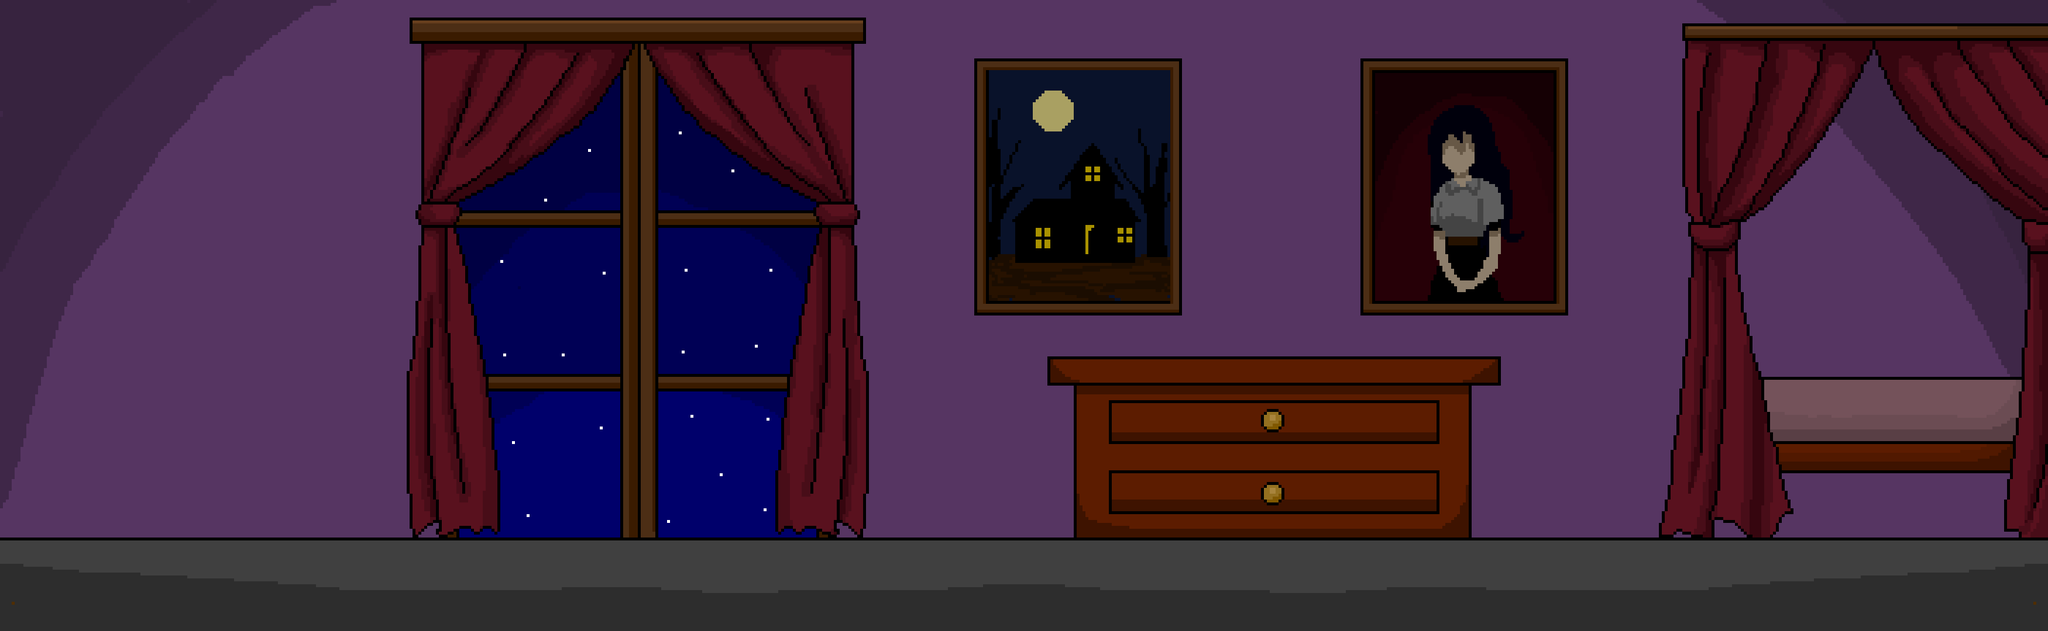

Tiled map render using the project's own tile images. Description and the map definition, with tile-layer contents summarised, below:
An orthogonal 25x30 tile map with 140x36 px tiles, 1 tile layer (Camada de Tiles 1).

<map version="1.4" tiledversion="1.4.3" orientation="orthogonal" renderorder="right-down" width="25" height="30" tilewidth="140" tileheight="36" infinite="0" nextlayerid="2" nextobjectid="1">
 <tileset firstgid="1" source="quarto.tsx" />
 <layer id="1" name="Camada de Tiles 1" width="25" height="30">
  <data>[750 cells, 750 non-empty, 750 distinct tile ids]</data>
 </layer>
</map>
